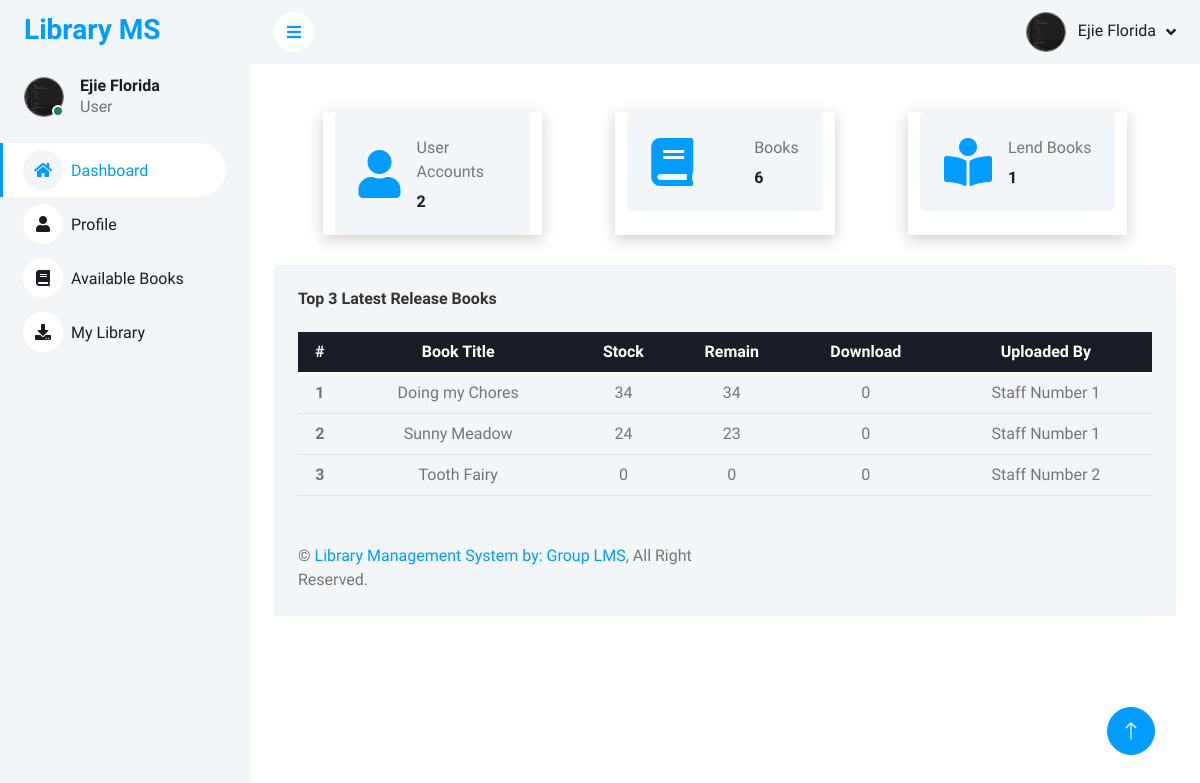
The app's page /User/dashboard.php (signed in) with its own data.
### tables this page shows
CREATE TABLE `books` (
  `id` int(11) NOT NULL,
  `admin_id` int(11) NOT NULL,
  `story_pdf` varchar(255) NOT NULL,
  `stock` int(11) NOT NULL,
  `remain` int(11) NOT NULL,
  `book_title` varchar(255) NOT NULL,
  `uploaded_by` int(11) NOT NULL,
  `download` int(11) NOT NULL
);

CREATE TABLE `accounts` (
  `id` int(11) NOT NULL,
  `fullname` varchar(255) NOT NULL,
  `gmail` varchar(255) NOT NULL,
  `password` varchar(255) NOT NULL,
  `status` varchar(255) NOT NULL,
  `type` varchar(255) NOT NULL,
  `number` varchar(255) NOT NULL,
  `address` varchar(255) NOT NULL,
  `profile_picture` varchar(255) NOT NULL,
  `reset_token` varchar(255) NOT NULL,
  `token_expiry` datetime NOT NULL
);

### User/dashboard.php (the view, shortened to what this page needs)
<?php
    include("../conn.php");
?>
<!DOCTYPE html>
<html lang="en">
<head>
    <link href="https://cdnjs.cloudflare.com/ajax/libs/font-awesome/5.10.0/css/all.min.css" rel="stylesheet">
    <link href="https://cdn.jsdelivr.net/npm/bootstrap-icons@1.4.1/font/bootstrap-icons.css" rel="stylesheet">
    <link href="template/lib/owlcarousel/assets/owl.carousel.min.css" rel="stylesheet">
    <link href="template/lib/tempusdominus/css/tempusdominus-bootstrap-4.min.css" rel="stylesheet" />
    <link href="template/css/bootstrap.min.css" rel="stylesheet">
    <link href="template/css/style.css" rel="stylesheet">
</head>
<body>
    <div class="container-xxl position-relative bg-white d-flex p-0">
        <div class="sidebar pe-4 pb-3">
            <nav class="navbar bg-light navbar-light">
                <a href="index.html" class="navbar-brand mx-4 mb-3">
                    <h3 class="text-primary">Library MS</h3>
                </a>
                <div class="d-flex align-items-center ms-4 mb-4">
                    <div class="position-relative">
                        <img class="rounded-circle" src="<?php echo $_SESSION['profile_picture']; ?>" alt="" style="width: 40px; height: 40px; border: 1px solid grey;">
                        <div class="bg-success rounded-circle border border-2 border-white position-absolute end-0 bottom-0 p-1"></div>
                    </div>
                    <div class="ms-3">
                        <h6 class="mb-0"><?php echo $_SESSION['fullname']; ?></h6>
                        <span><?php echo $_SESSION['type']; ?></span>
                    </div>
                </div>
                <div class="navbar-nav w-100">
                <a href="dashboard.php" class="nav-item nav-link active"><i class="fa fa-home me-2"></i>Dashboard</a>
                <a href="profile.php" class="nav-item nav-link"><i class="fa fa-user me-2"></i>Profile</a>
                <a href="books.php" class="nav-item nav-link"><i class="fa fa-book me-2"></i>Available Books</a>
                <a href="logs.php" class="nav-item nav-link"><i class="fa fa-download me-2"></i>My Library</a>
                </div>
            </nav>
        </div>
        <div class="content">
            <nav class="navbar navbar-expand bg-light navbar-light sticky-top px-4 py-0">
                <a href="#" class="sidebar-toggler flex-shrink-0">
                    <i class="fa fa-bars"></i>
                </a>
                <div class="navbar-nav align-items-center ms-auto">
                    <div class="nav-item dropdown">
                        <a href="#" class="nav-link dropdown-toggle" data-bs-toggle="dropdown">
                            <img class="rounded-circle me-lg-2" src="<?php  echo  $_SESSION['profile_picture']; ?>" alt="" style="width: 40px; height: 40px; border: 1px solid grey;">
                            <span class="d-none d-lg-inline-flex"><?php echo $_SESSION['fullname']; ?></span>
                        </a>
                    </div>
                </div>
            </nav>
            <div class="container-fluid pt-4 px-4">
                        <div class="container-fluid pt-4 px-4">
                            <div class="row g-4" style = "display: flex; justify-content: space-around;">
                                <div class="col-sm-6 col-xl-3" style = " box-shadow: 0px 4px 15px rgba(0, 0, 0, 0.2);">
                                    <div class="bg-light rounded d-flex align-items-center justify-content-between p-4">
                                        <i class="fa fa-user fa-3x text-primary"></i>
                                        <div class="ms-3">
                                            <p class="mb-2">User Accounts</p>
                                            <h6 class="mb-0">
                                                <?php
                                                        $sqlGetData = "SELECT * FROM accounts WHERE type = 'User'";
                                                        $queryGetData = mysqli_query($conn, $sqlGetData);
                                                        $countUsers = mysqli_num_rows($queryGetData);
                                                        echo $countUsers;
                                                ?>
                                            </h6>
                                        </div>
                                    </div>
                                </div>
                                <div class="col-sm-6 col-xl-3" style = " box-shadow: 0px 4px 15px rgba(0, 0, 0, 0.2);">
                                    <div class="bg-light rounded d-flex align-items-center justify-content-between p-4">
                                        <i class="fa fa-book fa-3x text-primary"></i>
                                        <div class="ms-3">
                                            <p class="mb-2">Books</p>
                                            <h6 class="mb-0">
                                                <?php
                                                            $sqlGetData = "SELECT * FROM books";
                                                            $queryGetData = mysqli_query($conn, $sqlGetData);
                                                            $countUsers = mysqli_num_rows($queryGetData);
                                                            echo $countUsers;
                                                    ?>
                                            </h6>
                                        </div>
                                    </div>
                                </div>
                                <div class="col-sm-6 col-xl-3" style = " box-shadow: 0px 4px 15px rgba(0, 0, 0, 0.2);">
                                    <div class="bg-light rounded d-flex align-items-center justify-content-between p-4">
                                        <i class="fa fa-book-reader fa-3x text-primary"></i>
                                        <div class="ms-3">
                                            <p class="mb-2">Lend Books</p>
                                            <h6 class="mb-0">
                                            <?php
                                                    $id = $_SESSION['id'];
                                                                    $sqlGetData = "SELECT * FROM lend_books WHERE user_id = $id";
                                                                    $queryGetData = mysqli_query($conn, $sqlGetData);
                                                                    $countUsers = mysqli_num_rows($queryGetData);
                                                                    echo $countUsers;
                                                            ?>
                                            </h6>
                                        </div>
                                    </div>
                                </div>
                            </div>
                        </div>
                    <div class="col-12" style = "margin-top: 30px;">
                        <div class="bg-light rounded h-100 p-4">
                        <h6 class="mb-4" style="font-weight: bold; color: #333;">Top 3 Latest Release Books</h6>
                            <div class="table-responsive">
                            <table class="table">
                                    <thead class = "table-dark">
                                        <tr>
                                            <th scope="col" style="text-align: center;">#</th>
                                            <th scope="col" style="text-align: center;">Book Title</th>
                                            <th scope="col" style="text-align: center;">Stock</th>
                                            <th scope="col" style="text-align: center;">Remain</th>
                                            <th scope="col" style="text-align: center;">Download</th>
                                            <th scope="col" style="text-align: center;">Uploaded By</th>
                                        </tr>
                                    </thead>
                                    <tbody>
                                        <?php
                                            $getAllLatestData = "SELECT * FROM books ORDER BY id DESC LIMIT 3";
                                            $query = mysqli_query($conn, $getAllLatestData);
                                            $count = 0;
                                            while ($getData = mysqli_fetch_assoc($query)) {
                                                $count++;
                                        ?>
                                        <tr>
                                            <th scope="row" style="text-align: center;"><?php echo $count; ?></th>
                                            <td style="text-align: center;"><?php echo $getData['book_title']; ?></td>
                                            <td style="text-align: center;"><?php echo $getData['stock']; ?></td>
                                            <td style="text-align: center;"><?php echo $getData['remain']; ?></td>
                                            <td style="text-align: center;"><?php echo $getData['download']; ?></td>
                                            <td style="text-align: center;">
                                                <?php
                                                    $id = $getData['admin_id'];
                                                    $sqlGetAdmin = "SELECT * FROM accounts WHERE id = $id";
                                                    $queryAdmin = mysqli_query($conn, $sqlGetAdmin);
                                                    $fetchData = mysqli_fetch_assoc($queryAdmin);
                                                    echo $fetchData['fullname'];
                                                ?>
                                            </td>
                                        </tr>
                                        <?php } ?>
                                    </tbody>
                                </table>
                            </div>
                        </div>
                    </div>
            </div>
            <div class="container-fluid pt-4 px-4" style = "margin-top: -40px;">
                <div class="bg-light rounded-top p-4">
                    <div class="row">
                        <div class="col-12 col-sm-6 text-center text-sm-start">
                            &copy; <a href="../index.php">Library Management System by: Group LMS</a>, All Right Reserved.
                        </div>
                        <div class="col-12 col-sm-6 text-center text-sm-end">
                        </div>
                    </div>
                </div>
            </div>
        </div>
        <a href="#" class="btn btn-lg btn-primary btn-lg-square back-to-top"><i class="bi bi-arrow-up"></i></a>
    </div>
</body>
</html>

### User/template/css/style.css (style rules this page uses)
:root { --primary: #009CFF; --light: #F3F6F9; --dark: #191C24; }
.back-to-top { position: fixed; display: none; right: 45px; bottom: 45px; z-index: 99; }
.btn { transition: .5s; }
.btn.btn-primary { color: #FFFFFF; }
.btn-lg-square { width: 48px; height: 48px; }
.btn-square, .btn-sm-square, .btn-lg-square { padding: 0; display: inline-flex; align-items: center; justify-content: center; font-weight: normal; border-radius: 50px; }
.sidebar { position: fixed; top: 0; left: 0; bottom: 0; width: 250px; height: 100vh; overflow-y: auto; background: var(--light); transition: 0.5s; z-index: 999; }
.content { margin-left: 250px; min-height: 100vh; background: #FFFFFF; transition: 0.5s; }
@media (min-width: 992px) { .sidebar { margin-left: 0; } }
@media (min-width: 992px) { .content { width: calc(100% - 250px); } }
.sidebar .navbar .navbar-nav .nav-link { padding: 7px 20px; color: var(--dark); font-weight: 500; border-left: 3px solid var(--light); border-radius: 0 30px 30px 0; outline: none; }
.sidebar .navbar .navbar-nav .nav-link:hover, .sidebar .navbar .navbar-nav .nav-link.active { color: var(--primary); background: #FFFFFF; border-color: var(--primary); }
.sidebar .navbar .navbar-nav .nav-link i { width: 40px; height: 40px; display: inline-flex; align-items: center; justify-content: center; background: #FFFFFF; border-radius: 40px; }
.sidebar .navbar .navbar-nav .nav-link:hover i, .sidebar .navbar .navbar-nav .nav-link.active i { background: var(--light); }
.content .navbar .navbar-nav .nav-link { margin-left: 25px; padding: 12px 0; color: var(--dark); outline: none; }
.content .navbar .sidebar-toggler, .content .navbar .navbar-nav .nav-link i { width: 40px; height: 40px; display: inline-flex; align-items: center; justify-content: center; background: #FFFFFF; border-radius: 40px; }
.content .navbar .dropdown-toggle::after { margin-left: 6px; vertical-align: middle; border: none; content: "\f107"; font-family: "Font Awesome 5 Free"; font-weight: 900; transition: .5s; }

### User/dashboard.php (style rules this page uses)
body { overflow: hidden; }

### records on screen
books: book_title "Doing my Chores", stock "34", remain "34", download "0", accounts.fullname "Staff Number 1"
books: book_title "Sunny Meadow", stock "24", remain "23", download "0", accounts.fullname "Staff Number 1"
books: book_title "Tooth Fairy", stock "0", remain "0", download "0", accounts.fullname "Staff Number 2"

### other values on screen
$_SESSION['fullname'] "Ejie Florida"
$_SESSION['type'] "User"
$countUsers "2"
$countUsers "6"
$countUsers "1"
